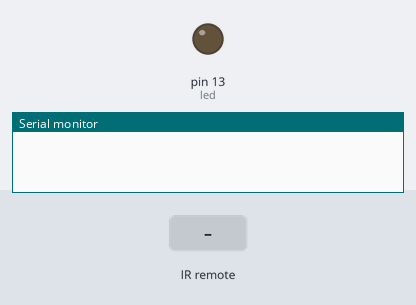
Recording of a sketch running on a simulated Arduino Uno, built with avr-gcc and run on an emulated ATmega328P. On the bench: output pins drawn as LEDs (lit = HIGH), the last lines printed to the serial monitor. The test bench sets the inputs (shaded band).

Above: at 1.2 s.
1.3 s: infrared code 0xB2EEDF3D received
At 2.1 s:
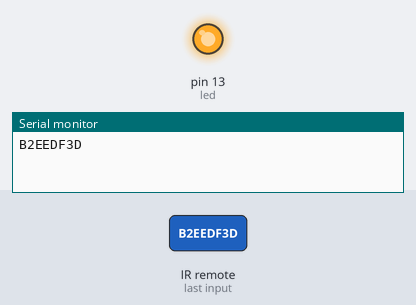
Timing chart, 0 to 4.3 s (numbered marks = the images above; inputs shaded):
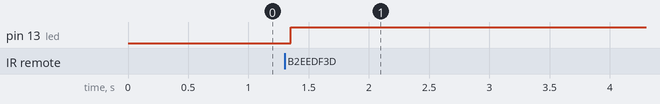

Measured:
- after the input at 1.3 s, pin 13 (led): LOW → HIGH after 0.05 s

The sketch:

IRremote_switch.ino
```cpp
// (licence header left out)
#include <IRremote.h>
boolean ledStatus=false;
int led =13;
int RECV_PIN = 11;

IRrecv irrecv(RECV_PIN);

decode_results results;

void setup()
{
  pinMode(led, OUTPUT);
  Serial.begin(9600);
  irrecv.enableIRIn(); // Start the receiver
}

void loop() {
  if (irrecv.decode(&results)) {
    Serial.println(results.value, HEX);
    if (results.value == 0xB2EEDF3D){
      if(ledStatus == false) {
        digitalWrite(led, HIGH);
        ledStatus=true;
      }
      else {
        digitalWrite(led, LOW);
        ledStatus=false;
      }
    }
    irrecv.resume(); // Receive the next value
  }
  delay(150);
}
```
